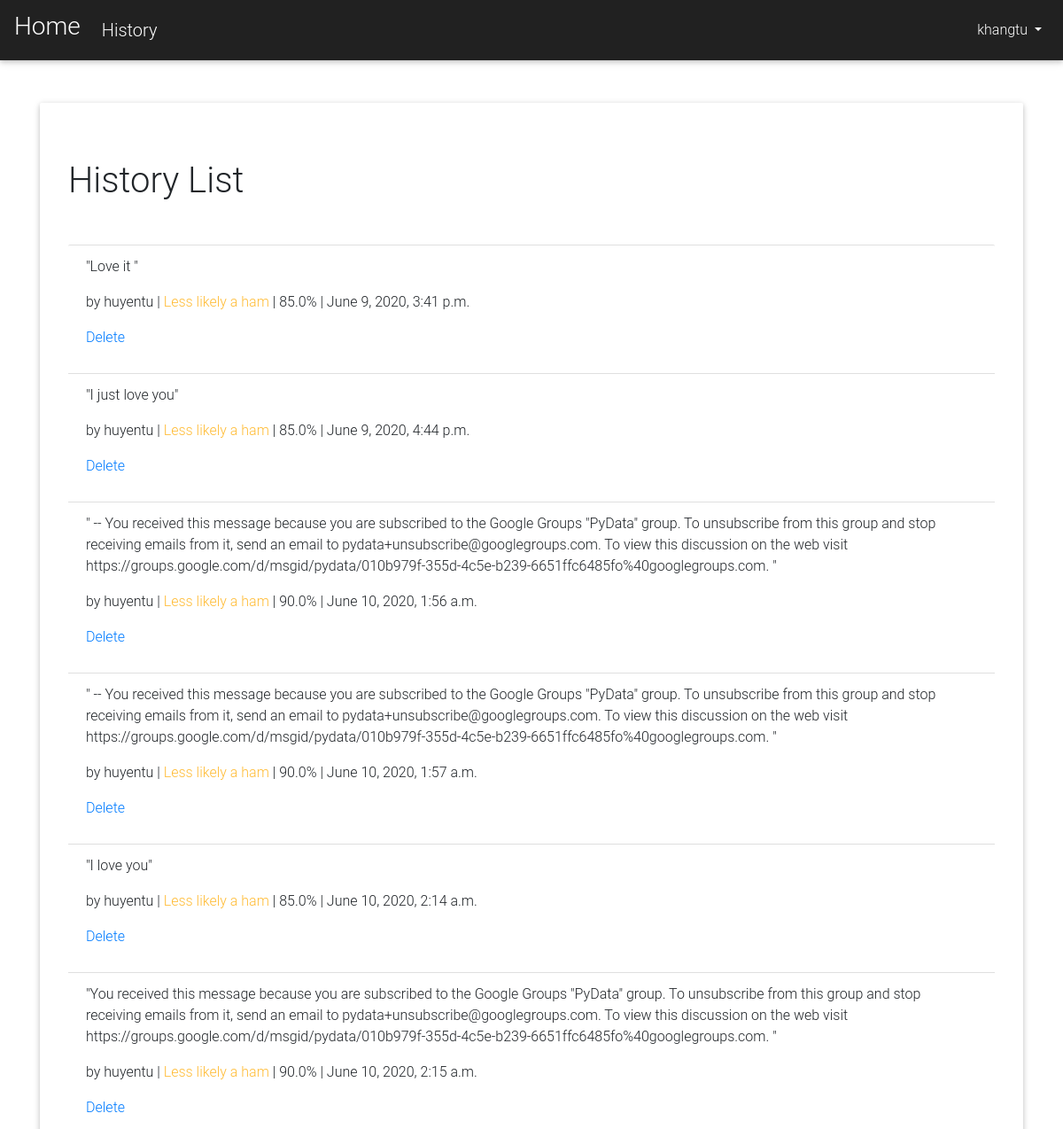
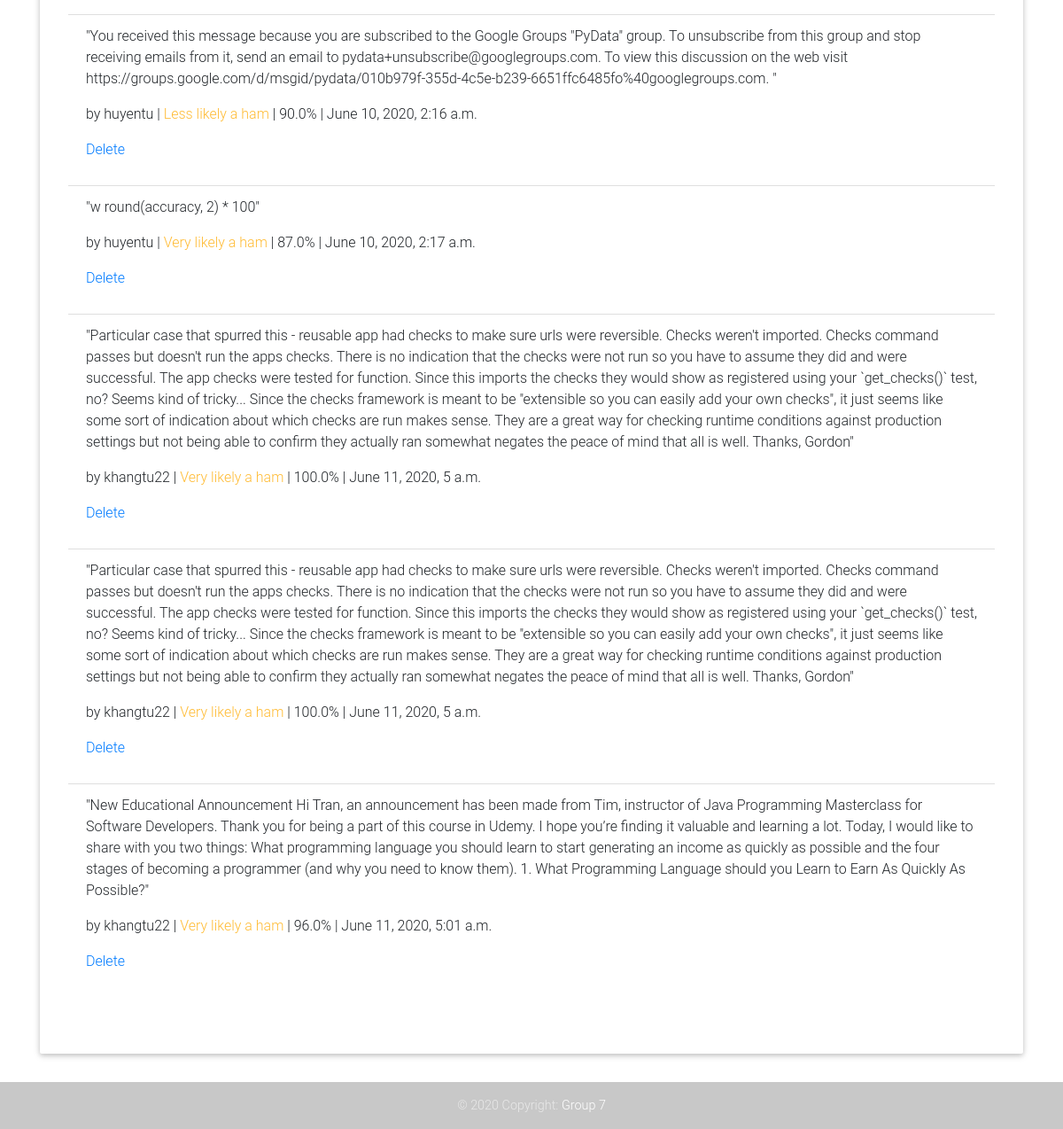
/history/ (signed in), run on the app's committed database (2 pictures, top to bottom).
### users/models.py (models this page shows)
class CustomUser(AbstractUser):
    objects = CustomUserManager()

### spam_email/models.py (models this page shows, shortened)
class Email(models.Model):
    content = models.TextField()
    result = models.CharField(max_length=100)
    accuracy = models.CharField(max_length=100)
    last_updated = models.DateTimeField(auto_now=True)
    author = models.ForeignKey(
        get_user_model(),
        on_delete=models.CASCADE,
        related_name='+',
        default='1',
    )

### spam_email/views.py (the view)
# urls.py: path('history/', HistoryView.as_view(), name='history'),
class HistoryView(LoginRequiredMixin, ListView):
    model = Email
    template_name = 'history.html'
    login_url = 'login'

### templates/history.html (shortened to what this page needs)
<!DOCTYPE html>
<html lang="en">
<head>
</head>
<body>
{% extends 'base.html' %}
{% block content %}
    <div class="jumbotron mt-5">
        <h1>History List</h1>
        <ul class="list-group list-group-flush mt-5">
            {% for email in object_list %}
          <li class="list-group-item">
            <p>"{{ email.content }}"</p>
            <p> by {{ email.author }} |<span class="text-warning"> {{ email.result }} </span>| {{ email.accuracy }}% | {{ email.last_updated }}</p>
            <p>
                <a href="{% url 'email_delete' email.pk %}" class="changelink">Delete</a>
            </p>
          </li>
            {% endfor %}
        </ul>
    </div>
{% endblock content %}

### templates/base/navbar.html (shortened to what this page needs)
{% load static %}
<!DOCTYPE html>
<html lang="en">
<head>
    <link rel="stylesheet" type="text/css" href="{% static 'assets/MDB/css/mdb.min.css' %}">
    <link rel="stylesheet" type="text/css" href="{% static 'assets/css/base.css' %}">
</head>
<body>
    <nav class="navbar navbar-expand-md navbar-dark bg-dark mb-4">
        <a class="navbar-brand" href="{% url 'home' %}">
            <h3>Home</h3>
        </a>
        <a class="navbar-brand ml-2" href="{% url 'history' %}">History</a>
        <div class="collapse navbar-collapse" id="navbarCollapse">
            {% if user.is_authenticated %}
                <ul class="navbar-nav ml-auto">
                    <li class="nav-item">
                        <a class="nav-link dropdown-toggle" href="#" id="userMenu" data-toggle="dropdown" aria-haspopup="true" aria-expanded="false">
                        {{ user.username }}
                        </a>
                    </li>
                </ul>
        {% else %}
            <form class="form-inline ml-auto">
                <a href="{% url 'login' %}" class="text-white bg-dark" > <i class="fas fa-sign-in-alt"></i></a>
                <a href="{% url 'signup' %}" class="text-white bg-dark ml-3">Signup</a>
            </form>
        {% endif %}
        </div>
    </nav>
</body>
</html>

### static/assets/css/base.css (style rules this page uses)
body { font-family: 'Roboto', sans-serif; }

### data on the page
CustomUser: username "khangtu"
Email: content "Love it", author "huyentu", result "Less likely a ham", accuracy "85.0", last_updated "June 9, 2020, 3:41 p.m."
Email: content "I just love you", author "huyentu", result "Less likely a ham", accuracy "85.0", last_updated "June 9, 2020, 4:44 p.m."
Email: content "-- You received this message because you are subscribed to the Google Groups \"PyData\" group. To unsubscribe from this group and stop receiving emails from it, send an email to pydata+unsubscribe@googlegroups.com. To view this discussion on the web visit https://groups.google.com/d/msgid/pydata/010b979f-355d-4c5e-b239-6651ffc6485fo%40googlegroups.com.", author "huyentu", result "Less likely a ham", accuracy "90.0", last_updated "June 10, 2020, 1:56 a.m."
Email: content "-- You received this message because you are subscribed to the Google Groups \"PyData\" group. To unsubscribe from this group and stop receiving emails from it, send an email to pydata+unsubscribe@googlegroups.com. To view this discussion on the web visit https://groups.google.com/d/msgid/pydata/010b979f-355d-4c5e-b239-6651ffc6485fo%40googlegroups.com.", author "huyentu", result "Less likely a ham", accuracy "90.0", last_updated "June 10, 2020, 1:57 a.m."
Email: content "I love you", author "huyentu", result "Less likely a ham", accuracy "85.0", last_updated "June 10, 2020, 2:14 a.m."
Email: content "You received this message because you are subscribed to the Google Groups \"PyData\" group. To unsubscribe from this group and stop receiving emails from it, send an email to pydata+unsubscribe@googlegroups.com. To view this discussion on the web visit https://groups.google.com/d/msgid/pydata/010b979f-355d-4c5e-b239-6651ffc6485fo%40googlegroups.com.", author "huyentu", result "Less likely a ham", accuracy "90.0", last_updated "June 10, 2020, 2:15 a.m."
Email: content "You received this message because you are subscribed to the Google Groups \"PyData\" group. To unsubscribe from this group and stop receiving emails from it, send an email to pydata+unsubscribe@googlegroups.com. To view this discussion on the web visit https://groups.google.com/d/msgid/pydata/010b979f-355d-4c5e-b239-6651ffc6485fo%40googlegroups.com.", author "huyentu", result "Less likely a ham", accuracy "90.0", last_updated "June 10, 2020, 2:16 a.m."
Email: content "w round(accuracy, 2) * 100", author "huyentu", result "Very likely a ham", accuracy "87.0", last_updated "June 10, 2020, 2:17 a.m."
Email: content "Particular case that spurred this - reusable app had checks to make sure urls were reversible. Checks weren't imported. Checks command passes but doesn't run the apps checks. There is no indication that the checks were not run so you have to assume they did and were successful. The app checks were tested for function. Since this imports the checks they would show as registered using your `get_checks()` test, no? Seems kind of tricky... Since the checks framework is meant to be \"extensible so you can easily add your own checks\", it just seems like some sort of indication about which checks are run makes sense. They are a great way for checking runtime conditions against production settings…", author "khangtu22", result "Very likely a ham", accuracy "100.0", last_updated "June 11, 2020, 5 a.m."
Email: content "Particular case that spurred this - reusable app had checks to make sure urls were reversible. Checks weren't imported. Checks command passes but doesn't run the apps checks. There is no indication that the checks were not run so you have to assume they did and were successful. The app checks were tested for function. Since this imports the checks they would show as registered using your `get_checks()` test, no? Seems kind of tricky... Since the checks framework is meant to be \"extensible so you can easily add your own checks\", it just seems like some sort of indication about which checks are run makes sense. They are a great way for checking runtime conditions against production settings…", author "khangtu22", result "Very likely a ham", accuracy "100.0", last_updated "June 11, 2020, 5 a.m."
Email: content "New Educational Announcement Hi Tran, an announcement has been made from Tim, instructor of Java Programming Masterclass for Software Developers. Thank you for being a part of this course in Udemy. I hope you’re finding it valuable and learning a lot. Today, I would like to share with you two things: What programming language you should learn to start generating an income as quickly as possible and the four stages of becoming a programmer (and why you need to know them). 1. What Programming Language should you Learn to Earn As Quickly As Possible?", author "khangtu22", result "Very likely a ham", accuracy "96.0", last_updated "June 11, 2020, 5:01 a.m."
